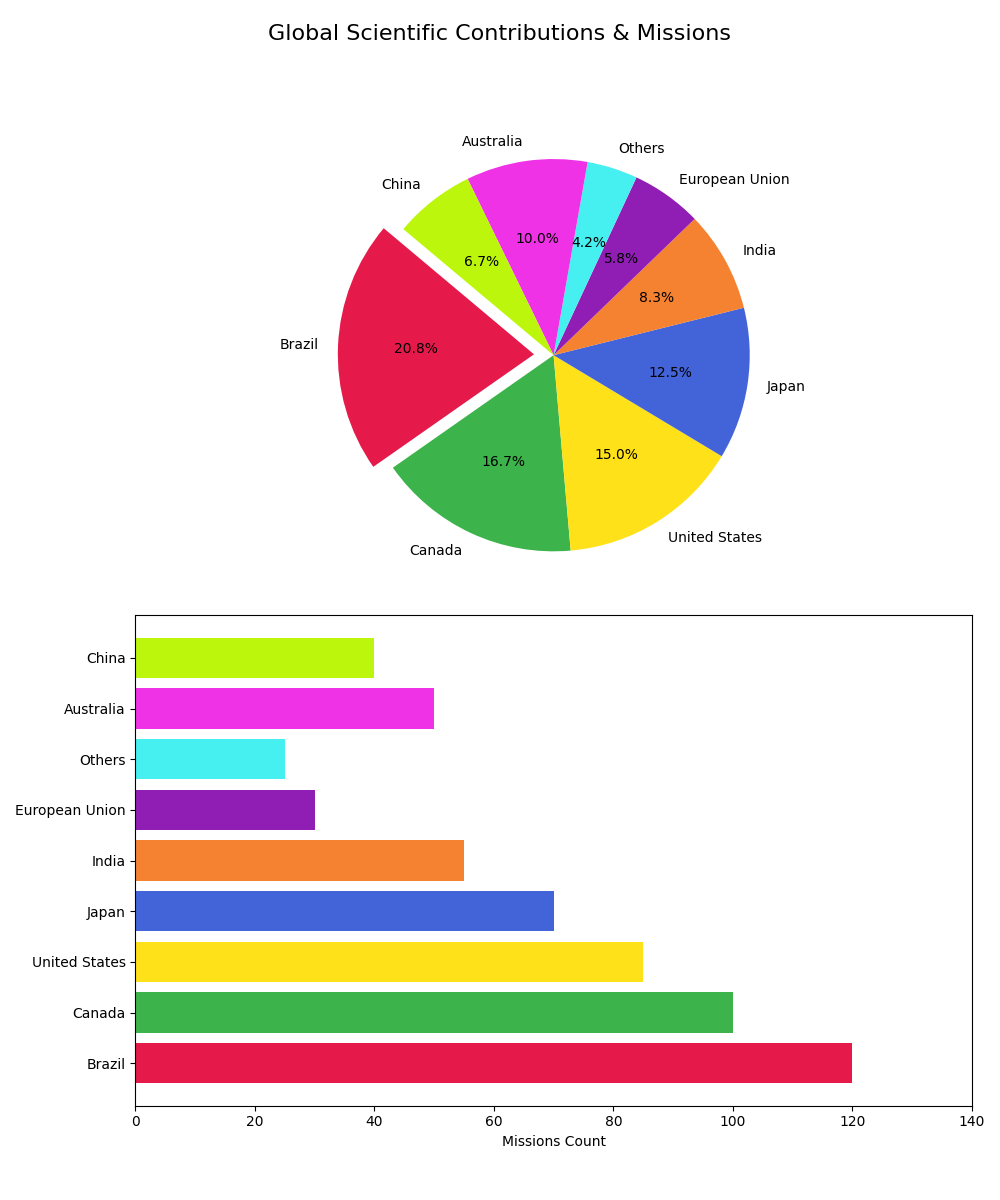

Reproduce this figure in Python.
import matplotlib.pyplot as plt

# Altered countries names - shuffled
countries = ['Brazil', 'Canada', 'United States', 'Japan', 'India', 'European Union', 'Others', 'Australia', 'China']
contributions = [25, 20, 18, 15, 10, 7, 5, 12, 8]
missions = [120, 100, 85, 70, 55, 30, 25, 50, 40]
new_colors = ['#e6194b', '#3cb44b', '#ffe119', '#4363d8', '#f58231', '#911eb4', '#46f0f0', '#f032e6', '#bcf60c']

fig, (ax1, ax2) = plt.subplots(2, 1, figsize=(10, 12))

# Pie chart for contributions
ax1.pie(
    contributions, 
    labels=countries, 
    autopct='%1.1f%%', 
    startangle=140, 
    colors=new_colors,
    explode=(0.1, 0, 0, 0, 0, 0, 0, 0, 0)
)

# Horizontal bar chart for scientific missions
ax2.barh(countries, missions, color=new_colors)
ax2.set_xlabel('Missions Count')  # Changed axis label
ax2.set_xlim(0, max(missions) + 20)

# Adding a title
fig.suptitle('Global Scientific Contributions & Missions', fontsize=16)  # Added and changed title

plt.tight_layout(rect=[0, 0.03, 1, 0.95])
plt.show()
